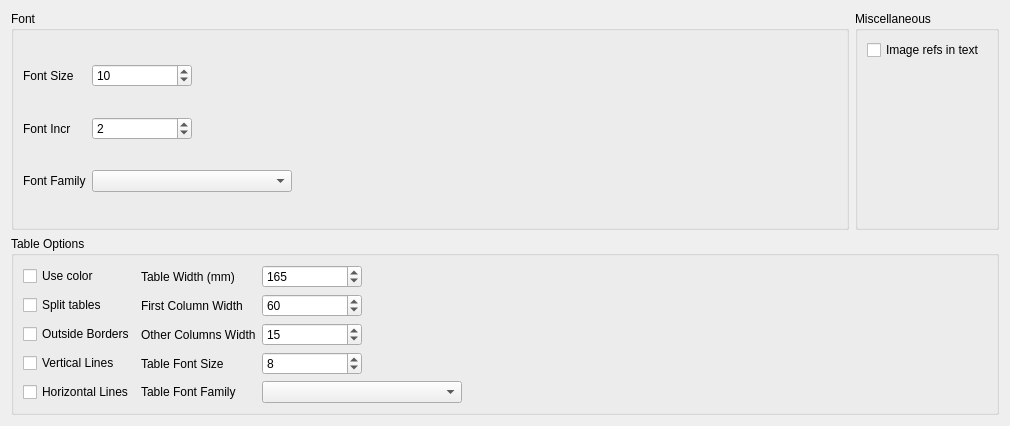
     <widget class="QWidget" name="MIF">
      <attribute name="title">
       <string>MIF</string>
      </attribute>
      <layout class="QGridLayout" name="gridLayout_18">
       <item row="0" column="0">
        <widget class="QGroupBox" name="groupBox_MIF_font">
         <property name="title">
          <string>Font</string>
         </property>
         <layout class="QGridLayout" name="gridLayout_15">
          <item row="2" column="0">
           <widget class="QLabel" name="label_MIF_font_family">
            <property name="text">
             <string>Font Family</string>
            </property>
           </widget>
          </item>
          <item row="1" column="2" colspan="2">
           <spacer name="horizontalSpacer_17">
            <property name="orientation">
             <enum>Qt::Horizontal</enum>
            </property>
            <property name="sizeHint" stdset="0">
             <size>
              <width>545</width>
              <height>20</height>
             </size>
            </property>
           </spacer>
          </item>
          <item row="0" column="0">
           <widget class="QLabel" name="label_MIF_font_size">
            <property name="text">
             <string>Font Size</string>
            </property>
           </widget>
          </item>
          <item row="2" column="3">
           <spacer name="horizontalSpacer_40">
            <property name="orientation">
             <enum>Qt::Horizontal</enum>
            </property>
            <property name="sizeHint" stdset="0">
             <size>
              <width>395</width>
              <height>20</height>
             </size>
            </property>
           </spacer>
          </item>
          <item row="1" column="1">
           <widget class="QSpinBox" name="spinBox_MIF_font_incr">
            <property name="sizePolicy">
             <sizepolicy hsizetype="Fixed" vsizetype="Fixed">
              <horstretch>0</horstretch>
              <verstretch>0</verstretch>
             </sizepolicy>
            </property>
            <property name="minimumSize">
             <size>
              <width>100</width>
              <height>0</height>
             </size>
            </property>
            <property name="maximumSize">
             <size>
              <width>100</width>
              <height>16777215</height>
             </size>
            </property>
            <property name="maximum">
             <number>20</number>
            </property>
            <property name="value">
             <number>2</number>
            </property>
           </widget>
          </item>
          <item row="0" column="2" colspan="2">
           <spacer name="horizontalSpacer_18">
            <property name="orientation">
             <enum>Qt::Horizontal</enum>
            </property>
            <property name="sizeHint" stdset="0">
             <size>
              <width>545</width>
              <height>20</height>
             </size>
            </property>
           </spacer>
          </item>
          <item row="1" column="0">
           <widget class="QLabel" name="label_MIF_font_incr">
            <property name="text">
             <string>Font Incr</string>
            </property>
           </widget>
          </item>
          <item row="0" column="1">
           <widget class="QSpinBox" name="spinBox_MIF_font_size">
            <property name="sizePolicy">
             <sizepolicy hsizetype="Fixed" vsizetype="Fixed">
              <horstretch>0</horstretch>
              <verstretch>0</verstretch>
             </sizepolicy>
            </property>
            <property name="minimumSize">
             <size>
              <width>100</width>
              <height>0</height>
             </size>
            </property>
            <property name="maximumSize">
             <size>
              <width>100</width>
              <height>16777215</height>
             </size>
            </property>
            <property name="maximum">
             <number>80</number>
            </property>
            <property name="value">
             <number>10</number>
            </property>
           </widget>
          </item>
          <item row="2" column="1" colspan="2">
           <widget class="QComboBox" name="comboBox_MIF_font_family">
            <property name="sizePolicy">
             <sizepolicy hsizetype="Fixed" vsizetype="Fixed">
              <horstretch>0</horstretch>
              <verstretch>0</verstretch>
             </sizepolicy>
            </property>
            <property name="minimumSize">
             <size>
              <width>200</width>
              <height>0</height>
             </size>
            </property>
            <property name="maximumSize">
             <size>
              <width>200</width>
              <height>16777215</height>
             </size>
            </property>
           </widget>
          </item>
         </layout>
        </widget>
       </item>
       <item row="0" column="1">
        <widget class="QGroupBox" name="groupBox_MIF_miscellaneous">
         <property name="title">
          <string>Miscellaneous</string>
         </property>
         <layout class="QGridLayout" name="gridLayout_17">
          <item row="0" column="0">
           <widget class="QCheckBox" name="checkBox_MIF_image_ref_in_text">
            <property name="minimumSize">
             <size>
              <width>120</width>
              <height>0</height>
             </size>
            </property>
            <property name="maximumSize">
             <size>
              <width>120</width>
              <height>16777215</height>
             </size>
            </property>
            <property name="text">
             <string>Image refs in text  </string>
            </property>
           </widget>
          </item>
          <item row="1" column="0">
           <spacer name="verticalSpacer_2">
            <property name="orientation">
             <enum>Qt::Vertical</enum>
            </property>
            <property name="sizeHint" stdset="0">
             <size>
              <width>20</width>
              <height>158</height>
             </size>
            </property>
           </spacer>
          </item>
         </layout>
        </widget>
       </item>
       <item row="1" column="0" colspan="2">
        <widget class="QGroupBox" name="groupBox_MIF_table_options">
         <property name="title">
          <string>Table Options</string>
         </property>
         <layout class="QGridLayout" name="gridLayout_16">
          <item row="0" column="0">
           <widget class="QCheckBox" name="checkBox_MIF_table_use_color">
            <property name="text">
             <string>Use color</string>
            </property>
           </widget>
          </item>
          <item row="0" column="1">
           <widget class="QLabel" name="label_MIF_table_width">
            <property name="text">
             <string>Table Width (mm)</string>
            </property>
           </widget>
          </item>
          <item row="0" column="2">
           <widget class="QSpinBox" name="spinBox_MIF_table_width">
            <property name="sizePolicy">
             <sizepolicy hsizetype="Fixed" vsizetype="Fixed">
              <horstretch>0</horstretch>
              <verstretch>0</verstretch>
             </sizepolicy>
            </property>
            <property name="minimumSize">
             <size>
              <width>100</width>
              <height>0</height>
             </size>
            </property>
            <property name="maximumSize">
             <size>
              <width>100</width>
              <height>16777215</height>
             </size>
            </property>
            <property name="maximum">
             <number>10000</number>
            </property>
            <property name="value">
             <number>165</number>
            </property>
           </widget>
          </item>
          <item row="0" column="3" colspan="2">
           <spacer name="horizontalSpacer_19">
            <property name="orientation">
             <enum>Qt::Horizontal</enum>
            </property>
            <property name="sizeHint" stdset="0">
             <size>
              <width>521</width>
              <height>20</height>
             </size>
            </property>
           </spacer>
          </item>
          <item row="1" column="0">
           <widget class="QCheckBox" name="checkBox_MIF_table_split_tables">
            <property name="text">
             <string>Split tables</string>
            </property>
           </widget>
          </item>
          <item row="1" column="1">
           <widget class="QLabel" name="label_MIF_table_first_col_width">
            <property name="text">
             <string>First Column Width</string>
            </property>
           </widget>
          </item>
          <item row="1" column="2">
           <widget class="QSpinBox" name="spinBox_MIF_table_first_col_width">
            <property name="sizePolicy">
             <sizepolicy hsizetype="Fixed" vsizetype="Fixed">
              <horstretch>0</horstretch>
              <verstretch>0</verstretch>
             </sizepolicy>
            </property>
            <property name="minimumSize">
             <size>
              <width>100</width>
              <height>0</height>
             </size>
            </property>
            <property name="maximumSize">
             <size>
              <width>100</width>
              <height>16777215</height>
             </size>
            </property>
            <property name="maximum">
             <number>10000</number>
            </property>
            <property name="value">
             <number>60</number>
            </property>
           </widget>
          </item>
          <item row="1" column="3" colspan="2">
           <spacer name="horizontalSpacer_20">
            <property name="orientation">
             <enum>Qt::Horizontal</enum>
            </property>
            <property name="sizeHint" stdset="0">
             <size>
              <width>521</width>
              <height>20</height>
             </size>
            </property>
           </spacer>
          </item>
          <item row="2" column="0">
           <widget class="QCheckBox" name="checkBox_MIF_table_outside_borders">
            <property name="text">
             <string>Outside Borders</string>
            </property>
           </widget>
          </item>
          <item row="2" column="1">
           <widget class="QLabel" name="label_MIF_table_other_col_width">
            <property name="text">
             <string>Other Columns Width</string>
            </property>
           </widget>
          </item>
          <item row="2" column="2">
           <widget class="QSpinBox" name="spinBox_MIF_table_other_col_width">
            <property name="sizePolicy">
             <sizepolicy hsizetype="Fixed" vsizetype="Fixed">
              <horstretch>0</horstretch>
              <verstretch>0</verstretch>
             </sizepolicy>
            </property>
            <property name="minimumSize">
             <size>
              <width>100</width>
              <height>0</height>
             </size>
            </property>
            <property name="maximumSize">
             <size>
              <width>100</width>
              <height>16777215</height>
             </size>
            </property>
            <property name="maximum">
             <number>10000</number>
            </property>
            <property name="value">
             <number>15</number>
            </property>
           </widget>
          </item>
          <item row="2" column="3" colspan="2">
           <spacer name="horizontalSpacer_21">
            <property name="orientation">
             <enum>Qt::Horizontal</enum>
            </property>
            <property name="sizeHint" stdset="0">
             <size>
              <width>521</width>
              <height>20</height>
             </size>
            </property>
           </spacer>
          </item>
          <item row="3" column="0">
           <widget class="QCheckBox" name="checkBox_MIF_table_vertical_lines">
            <property name="text">
             <string>Vertical Lines</string>
            </property>
           </widget>
          </item>
          <item row="3" column="1">
           <widget class="QLabel" name="label_MIF_table_font_size">
            <property name="text">
             <string>Table Font Size</string>
            </property>
           </widget>
          </item>
          <item row="3" column="2">
           <widget class="QSpinBox" name="spinBox_MIF_table_font_size">
            <property name="sizePolicy">
             <sizepolicy hsizetype="Fixed" vsizetype="Fixed">
              <horstretch>0</horstretch>
              <verstretch>0</verstretch>
             </sizepolicy>
            </property>
            <property name="minimumSize">
             <size>
              <width>100</width>
              <height>0</height>
             </size>
            </property>
            <property name="maximumSize">
             <size>
              <width>100</width>
              <height>16777215</height>
             </size>
            </property>
            <property name="maximum">
             <number>100</number>
            </property>
            <property name="value">
             <number>8</number>
            </property>
           </widget>
          </item>
          <item row="3" column="3" colspan="2">
           <spacer name="horizontalSpacer_22">
            <property name="orientation">
             <enum>Qt::Horizontal</enum>
            </property>
            <property name="sizeHint" stdset="0">
             <size>
              <width>521</width>
              <height>20</height>
             </size>
            </property>
           </spacer>
          </item>
          <item row="4" column="0">
           <widget class="QCheckBox" name="checkBox_MIF_table_horizontal_lines">
            <property name="text">
             <string>Horizontal Lines</string>
            </property>
           </widget>
          </item>
          <item row="4" column="1">
           <widget class="QLabel" name="label_MIF_table_font_family">
            <property name="text">
             <string>Table Font Family</string>
            </property>
           </widget>
          </item>
          <item row="4" column="2" colspan="2">
           <widget class="QComboBox" name="comboBox_MIF_table_font_family">
            <property name="sizePolicy">
             <sizepolicy hsizetype="Fixed" vsizetype="Fixed">
              <horstretch>0</horstretch>
              <verstretch>0</verstretch>
             </sizepolicy>
            </property>
            <property name="minimumSize">
             <size>
              <width>200</width>
              <height>0</height>
             </size>
            </property>
            <property name="maximumSize">
             <size>
              <width>200</width>
              <height>16777215</height>
             </size>
            </property>
           </widget>
          </item>
          <item row="4" column="4">
           <spacer name="horizontalSpacer_46">
            <property name="orientation">
             <enum>Qt::Horizontal</enum>
            </property>
            <property name="sizeHint" stdset="0">
             <size>
              <width>40</width>
              <height>20</height>
             </size>
            </property>
           </spacer>
          </item>
         </layout>
        </widget>
       </item>
      </layout>
     </widget>
